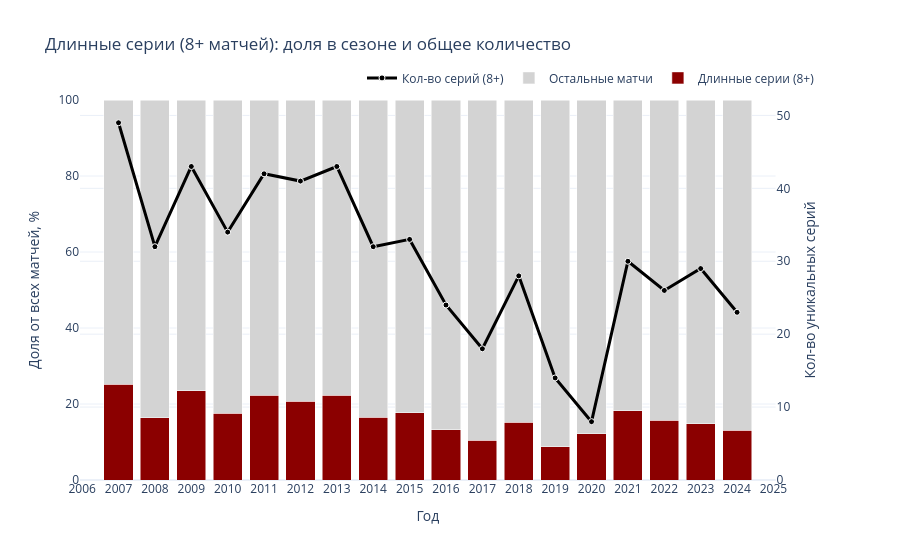

The cell this chart's notebook holds for it:
### Markdown cell above
#### Длинные серии игр

### Code cell
# Фильтруем.
top32_filtered = df_main[
    (df_main['season_end_rank'] <= 32) 
    & (df_main['year'] >= 2007) # Более ранних дат проведения матчей нет, поэтому выявить серии достаточно надежно не получится. 
    ].copy()

unique_streaks = top32_filtered.groupby(['year', 'player_id', 'streak_id'])['streak_length'].first().reset_index()

# Статистика длин серий.
stats = unique_streaks.groupby('year')['streak_length'].agg(
    min_v='min', q1=lambda x: x.quantile(0.25), med='median', q3=lambda x: x.quantile(0.75), max_v='max'
).reset_index()

# Данные для столбцов.
heavy_matches_per_year = top32_filtered[top32_filtered['streak_length'] >= 8].groupby('year').size().reset_index(name='long_streak_matches_count')
total_matches_per_year = top32_filtered.groupby('year').size().reset_index(name='total_matches')

ratio_df = pd.merge(heavy_matches_per_year, total_matches_per_year, on='year', how='right').fillna(0)
ratio_df['long_share'] = (ratio_df['long_streak_matches_count'] / ratio_df['total_matches']) * 100
ratio_df['other_share'] = 100 - ratio_df['long_share']

heavy_streaks_count = unique_streaks[unique_streaks['streak_length'] >= 8].groupby('year').size().reset_index(name='count')

# Задаем две вертикальные оси.
fig = make_subplots(specs=[[{"secondary_y": True}]])

# Доля длинных серий.
fig.add_trace(
    go.Bar(
        x=ratio_df['year'], y=ratio_df['long_share'], 
        name='Длинные серии (8+)', 
        marker_color='darkred',
        hovertemplate="Доля длинных: %{y:.1f}%<extra></extra>"
    ),
    secondary_y=False
)

# Доля остальных.
fig.add_trace(
    go.Bar(
        x=ratio_df['year'], y=ratio_df['other_share'], 
        name='Остальные матчи', 
        marker_color='lightgrey',
        hovertemplate="Доля остальных: %{y:.1f}%<extra></extra>"
    ),
    secondary_y=False
)

# Накладываем линию с количеством длинных серий.
fig.add_trace(
    go.Scatter(
        x=heavy_streaks_count['year'], y=heavy_streaks_count['count'], 
        name='Кол-во серий (8+)', 
        mode='lines+markers', 
        line=dict(width=3, color='black'), 
        marker=dict(line=dict(width=1, color='white')),
        hovertemplate="Количество серий: %{y}<extra></extra>"
    ),
    secondary_y=True
)

# Настраиваем отображение.
fig.update_layout(
    title="Длинные серии (8+ матчей): доля в сезоне и общее количество",
    barmode='stack',
    template="plotly_white",
    hovermode="x unified",
    xaxis=dict(dtick=1, title="Год"),
    legend=dict(orientation="h", yanchor="bottom", y=1.02, xanchor="right", x=1)
)

# Настраиваем оси.
fig.update_yaxes(title_text="Доля от всех матчей, %", range=[0, 100], secondary_y=False)
fig.update_yaxes(title_text="Кол-во уникальных серий", secondary_y=True, rangemode="tozero")

fig.show()

### Figure 1 — Plotly figure (JSON) as saved in the notebook; plotly's stock layout.template omitted (floating-point values rounded to 4 significant figures)
{"data": [{"hovertemplate": "Доля длинных: %{y:.1f}%<extra></extra>", "marker": {"color": "darkred"}, "name": "Длинные серии (8+)", "type": "bar", "x": [2007, 2008, 2009, 2010, 2011, 2012, 2013, 2014, 2015, 2016, 2017, 2018, 2019, 2020, 2021, 2022, 2023, 2024], "xaxis": "x", "y": [25.17, 16.42, 23.42, 17.57, 22.26, 20.7, 22.25, 16.49, 17.69, 13.23, 10.4, 15.26, 8.768, 12.23, 18.25, 15.79, 14.84, 13.13], "yaxis": "y"}, {"hovertemplate": "Доля остальных: %{y:.1f}%<extra></extra>", "marker": {"color": "lightgrey"}, "name": "Остальные матчи", "type": "bar", "x": [2007, 2008, 2009, 2010, 2011, 2012, 2013, 2014, 2015, 2016, 2017, 2018, 2019, 2020, 2021, 2022, 2023, 2024], "xaxis": "x", "y": [74.83, 83.58, 76.58, 82.43, 77.74, 79.3, 77.75, 83.51, 82.31, 86.77, 89.6, 84.74, 91.23, 87.77, 81.75, 84.21, 85.16, 86.87], "yaxis": "y"}, {"hovertemplate": "Количество серий: %{y}<extra></extra>", "line": {"color": "black", "width": 3}, "marker": {"line": {"color": "white", "width": 1}}, "mode": "lines+markers", "name": "Кол-во серий (8+)", "type": "scatter", "x": [2007, 2008, 2009, 2010, 2011, 2012, 2013, 2014, 2015, 2016, 2017, 2018, 2019, 2020, 2021, 2022, 2023, 2024], "xaxis": "x", "y": [49, 32, 43, 34, 42, 41, 43, 32, 33, 24, 18, 28, 14, 8, 30, 26, 29, 23], "yaxis": "y2"}], "layout": {"barmode": "stack", "hovermode": "x unified", "legend": {"orientation": "h", "x": 1, "xanchor": "right", "y": 1.02, "yanchor": "bottom"}, "title": {"text": "Длинные серии (8+ матчей): доля в сезоне и общее количество"}, "xaxis": {"anchor": "y", "domain": [0, 0.94], "dtick": 1, "title": {"text": "Год"}}, "yaxis": {"anchor": "x", "domain": [0, 1], "range": [0, 100], "title": {"text": "Доля от всех матчей, %"}}, "yaxis2": {"anchor": "x", "overlaying": "y", "rangemode": "tozero", "side": "right", "title": {"text": "Кол-во уникальных серий"}}}}
